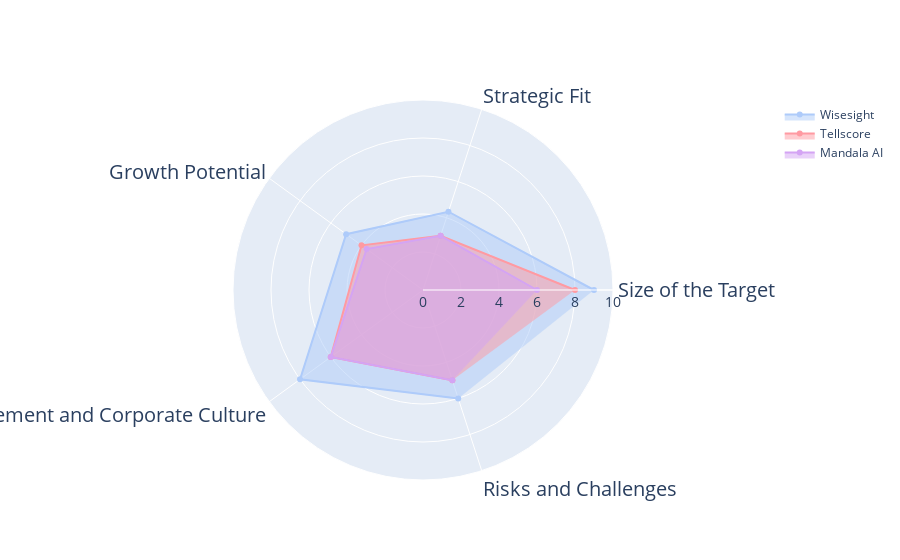

Notebook code cell kept with this figure:
### Markdown cell above
## Company Radar Graph

### Code cell
import pandas as pd
import plotly.graph_objects as go

# Data
data = {
    'Big Topic': ['Size of the Target', 'Strategic Fit', 'Growth Potential', 'Management and Corporate Culture', 'Risks and Challenges'],
    'Wisesight': [9, 4.333333333, 5, 8, 6],
    'Tellscore': [8, 3, 4, 6, 5],
    'Mandala AI': [6, 3, 3.666666667, 6, 5]
}

df = pd.DataFrame(data)

# # Calculate the maximum score for each Big Topic
# max_scores = [10, 10, 10, 10, 10]

# Plotting
fig = go.Figure()

# Adding Wisesight data
fig.add_trace(go.Scatterpolar(
    r=df['Wisesight'],
    theta=df['Big Topic'],
    fill='toself',
    name='Wisesight',
    line=dict(color='#AECBFA')  # Pastel Blue
))

# Adding Tellscore data
fig.add_trace(go.Scatterpolar(
    r=df['Tellscore'],
    theta=df['Big Topic'],
    fill='toself',
    name='Tellscore',
    line=dict(color='#FF9AA2')  # Pastel Red
))

# Adding Mandala AI data
fig.add_trace(go.Scatterpolar(
    r=df['Mandala AI'],
    theta=df['Big Topic'],
    fill='toself',
    name='Mandala AI',
    line=dict(color='#D4A4F4')  # Pastel Purple
))

# Adding Maximum Score border line
# fig.add_trace(go.Scatterpolar(
#     r=max_scores,
#     theta=df['Big Topic'],
#     fill='none',
#     name='Maximum Score',
#     line=dict(color='black', dash='dash')  # Black dashed line
# ))

# Update layout
fig.update_layout(
    # title='USP Comparison of Companies',
    polar=dict(
        radialaxis=dict(
            visible=True,
            range=[0, 10],
            tickfont=dict(size=14)  # Adjust tick font size for better readability
        ),
        angularaxis=dict(
            tickfont=dict(size=20)  # Adjust category font size for better readability
        )
    ),
    showlegend=True
)

fig.show()

### Figure 1 — Plotly figure (JSON) as saved in the notebook; plotly's stock layout.template omitted (floating-point values rounded to 4 significant figures)
{"data": [{"fill": "toself", "line": {"color": "#AECBFA"}, "name": "Wisesight", "r": [9, 4.333, 5, 8, 6], "theta": ["Size of the Target", "Strategic Fit", "Growth Potential", "Management and Corporate Culture", "Risks and Challenges"], "type": "scatterpolar"}, {"fill": "toself", "line": {"color": "#FF9AA2"}, "name": "Tellscore", "r": [8, 3, 4, 6, 5], "theta": ["Size of the Target", "Strategic Fit", "Growth Potential", "Management and Corporate Culture", "Risks and Challenges"], "type": "scatterpolar"}, {"fill": "toself", "line": {"color": "#D4A4F4"}, "name": "Mandala AI", "r": [6, 3, 3.667, 6, 5], "theta": ["Size of the Target", "Strategic Fit", "Growth Potential", "Management and Corporate Culture", "Risks and Challenges"], "type": "scatterpolar"}], "layout": {"polar": {"angularaxis": {"tickfont": {"size": 20}}, "radialaxis": {"range": [0, 10], "tickfont": {"size": 14}, "visible": true}}, "showlegend": true}}
